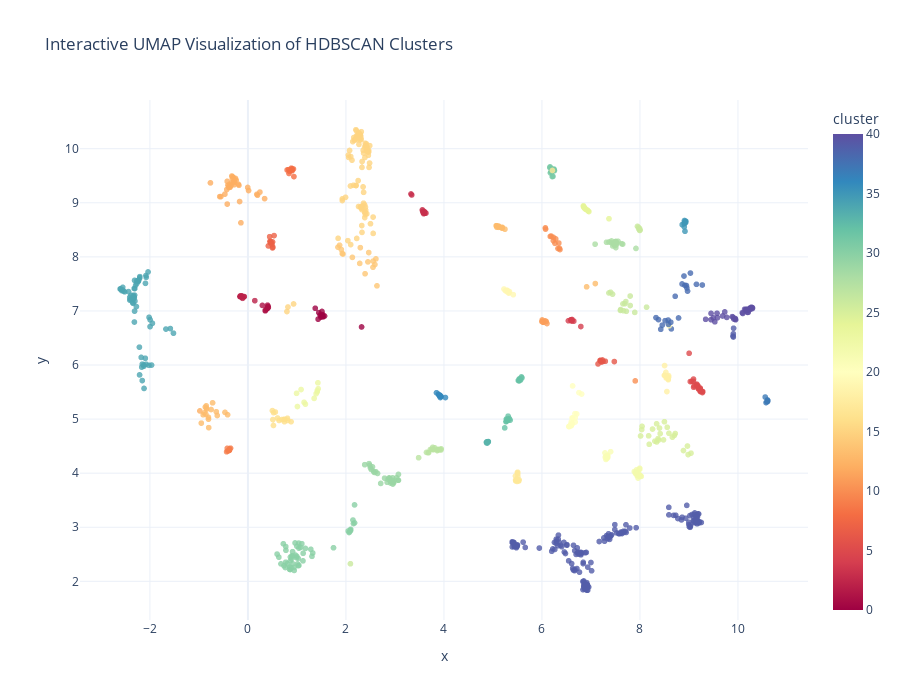

The notebook cell saved with this chart:
### Code cell
import umap
import matplotlib.pyplot as plt
import seaborn as sns
import plotly.express as px
import numpy as np
import pandas as pd


print("\n=== UMAP VISUALIZATION OF HDBSCAN CLUSTERS ===")

# Reduce to 2D with UMAP
umap_model = umap.UMAP(
    n_neighbors=15,
    min_dist=0.1,
    n_components=2,
    random_state=42
)
embedding = umap_model.fit_transform(X_reduced_hdb)

# Convert to DataFrame
df_umap = pd.DataFrame({
    'x': embedding[:, 0],
    'y': embedding[:, 1],
    'cluster': labels_hdb
})

# Filter out noise for clarity
df_clusters = df_umap[df_umap['cluster'] != -1]

plt.figure(figsize=(10, 8))
palette = sns.color_palette('Spectral', as_cmap=True)
sns.scatterplot(
    data=df_clusters,
    x='x', y='y',
    hue='cluster',
    palette='Spectral',
    s=20, linewidth=0, alpha=0.7
)
plt.title("HDBSCAN Clusters (UMAP 2D Projection)", fontsize=14)
plt.xlabel("UMAP Dimension 1")
plt.ylabel("UMAP Dimension 2")
plt.legend(title='Cluster', bbox_to_anchor=(1.05, 1), loc='upper left')
plt.tight_layout()
plt.show()

# Interactive Plotly scatter
fig = px.scatter(
    df_clusters,
    x='x', y='y',
    color='cluster',
    color_continuous_scale='Spectral',
    hover_data={'x': False, 'y': False, 'cluster': True},
    title="Interactive UMAP Visualization of HDBSCAN Clusters"
)
fig.update_traces(marker=dict(size=6, opacity=0.8))
fig.update_layout(
    width=900, height=700,
    template='plotly_white',
    showlegend=True
)
fig.show()

### Figure 1 — Plotly figure (JSON) as saved in the notebook; plotly's stock layout.template omitted (floating-point values rounded to 4 significant figures; data arrays with more than 128 entries replaced by an {"elided": "..."} marker saying what was removed)
{"data": [{"customdata": {"elided": "1067x1 int values"}, "hovertemplate": "cluster=%{marker.color}<extra></extra>", "legendgroup": "", "marker": {"color": {"elided": "1067 int values"}, "coloraxis": "coloraxis", "opacity": 0.8, "size": 6, "symbol": "circle"}, "mode": "markers", "name": "", "showlegend": false, "type": "scattergl", "x": {"elided": "1067 float values"}, "xaxis": "x", "y": {"elided": "1067 float values"}, "yaxis": "y"}], "layout": {"coloraxis": {"colorbar": {"title": {"text": "cluster"}}, "colorscale": [[0, "rgb(158,1,66)"], [0.1, "rgb(213,62,79)"], [0.2, "rgb(244,109,67)"], [0.3, "rgb(253,174,97)"], [0.4, "rgb(254,224,139)"], [0.5, "rgb(255,255,191)"], [0.6, "rgb(230,245,152)"], [0.7, "rgb(171,221,164)"], [0.8, "rgb(102,194,165)"], [0.9, "rgb(50,136,189)"], [1, "rgb(94,79,162)"]]}, "height": 700, "legend": {"tracegroupgap": 0}, "showlegend": true, "title": {"text": "Interactive UMAP Visualization of HDBSCAN Clusters"}, "width": 900, "xaxis": {"anchor": "y", "domain": [0, 1], "title": {"text": "x"}}, "yaxis": {"anchor": "x", "domain": [0, 1], "title": {"text": "y"}}}}
